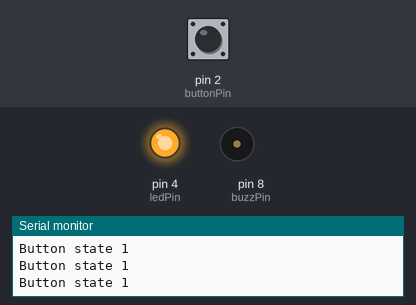
A sketch run on a simulated Arduino Uno, built with avr-gcc and run on an emulated ATmega328P. Shown: output pins drawn as LEDs (lit = HIGH), buzzer (waves = sounding, pin HIGH), the last lines printed to the serial monitor. Dashed ring = blinking. Inputs (shaded band) come from the test bench; at power-on: pin 2 (buttonPin) HIGH.

Above: at 1.2 s.
1.3 s: pin 2 (buttonPin) pulled LOW for 0.15 s
At 1.39 s:
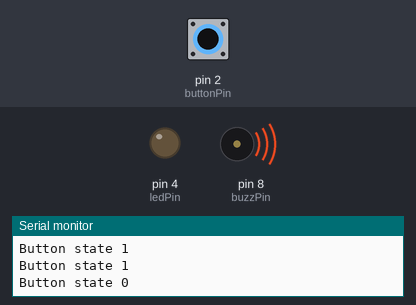
2.9 s: pin 2 (buttonPin) pulled LOW for 1 s
At 5.3 s:
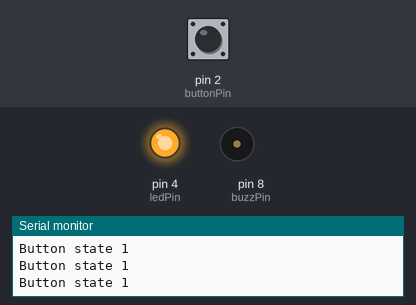
6.9 s: pin 2 (buttonPin) pulsed LOW 2 times (0.12 s each, 0.3 s apart)
At 7.11 s:
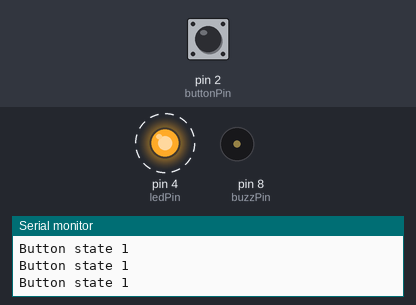
10.5 s: pin 2 (buttonPin) pulsed LOW 5 times (0.12 s each, 0.3 s apart)
At 12.1 s:
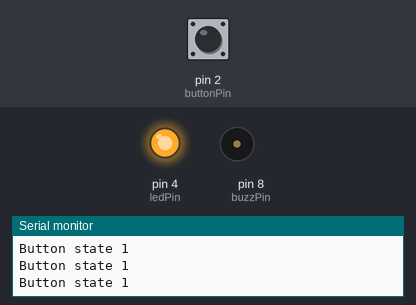
Timing chart, 0 to 13.6 s (numbered marks = the images above; inputs shaded):
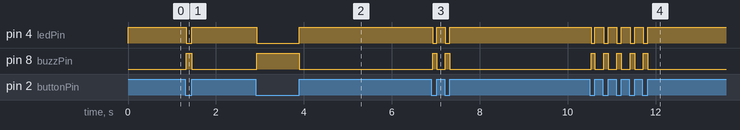

Measured:
- after the input at 1.3 s, pin 4 (ledPin): HIGH → LOW at once, → HIGH 0.12 s later; pin 8 (buzzPin): LOW → HIGH at once, → LOW 0.12 s later
- after the input at 2.9 s, pin 4 (ledPin): HIGH → LOW at once, → HIGH 0.97 s later; pin 8 (buzzPin): LOW → HIGH at once, → LOW 0.97 s later
- after the input at 6.9 s, pin 4 (ledPin): alternates HIGH for 0.20 s and LOW for 0.10 s, 4 changes in all, then stays HIGH, starting at once; pin 8 (buzzPin): alternates HIGH for 0.10 s and LOW for 0.20 s, 4 changes in all, then stays LOW, starting at once
- after the input at 10.5 s, pin 4 (ledPin): alternates HIGH for 0.20 s and LOW for 0.10 s, 10 changes in all, then stays HIGH, starting at once; pin 8 (buzzPin): alternates HIGH for 0.10 s and LOW for 0.20 s, 10 changes in all, then stays LOW, starting at once

The sketch:

Lab_Sketch_7.ino
```cpp
int buttonPin = 2;
int ledPin = 4;
int buzzPin = 8;
int buttonValue;

void setup() {
  Serial.begin(9600);
  pinMode(buttonPin, INPUT);
  pinMode(ledPin, OUTPUT);
  pinMode(buzzPin, OUTPUT);
}

void loop() {
  buttonValue = digitalRead(buttonPin);
  digitalWrite(ledPin, HIGH);
  digitalWrite(buzzPin, LOW);

  Serial.print("Button state ");
  Serial.println(buttonValue);

  while (buttonValue == 0) {
    digitalWrite(ledPin, LOW);
    digitalWrite(buzzPin, HIGH);
    buttonValue = digitalRead(buttonPin);
  }

}
```
